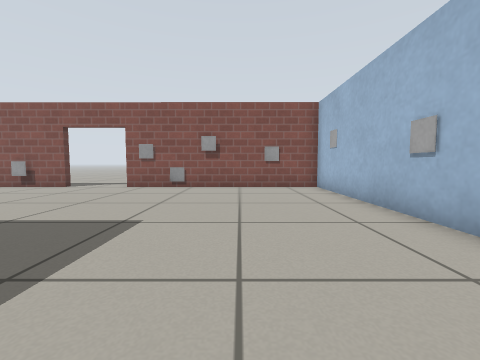
[1] (above)

24 first-person views from a walk through a world built for the Gazebo simulator. The camera is 0.5 m above the floor, tilts 4° down and sees 90° across. The floor is counted in squares, 0.5 m on a side. Each view is taken from the middle of a square. On the plan, view 1 faces up. The plan holds only what a view shows up to about 10 squares ahead; the rest is blank. Simple patterns stand in for the simulator's built-in surfaces. Surface patterns are stand-ins for the level's own textures.

[2]
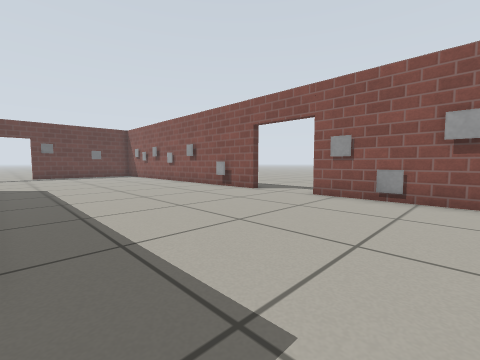

[3]
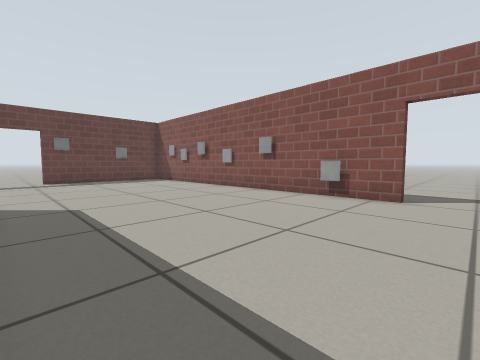

[4]
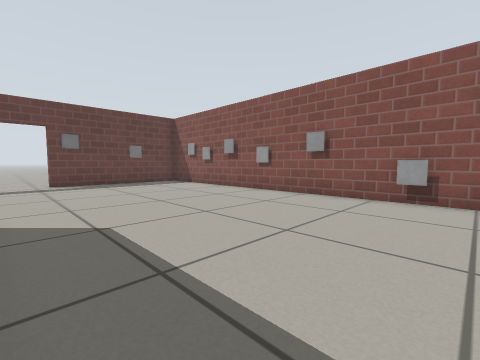

[5]
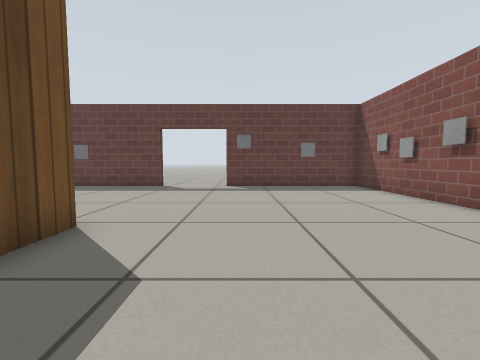

[6]
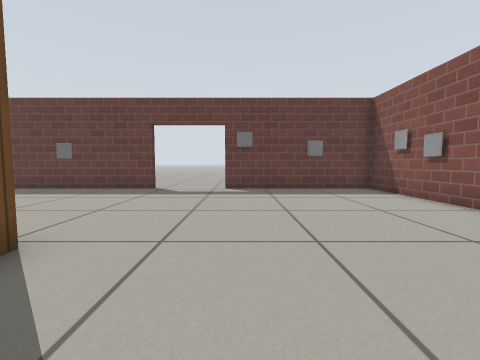

[7]
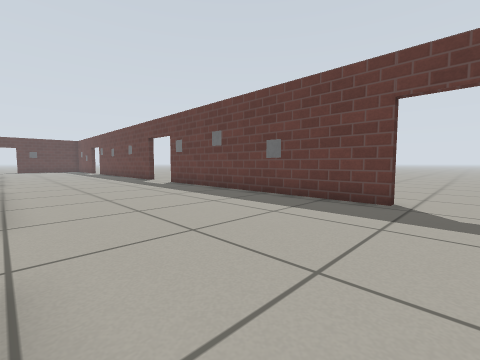

[8]
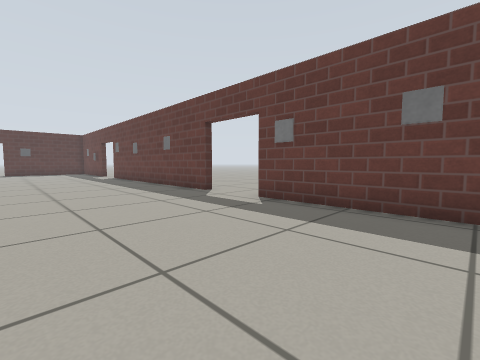

[9]
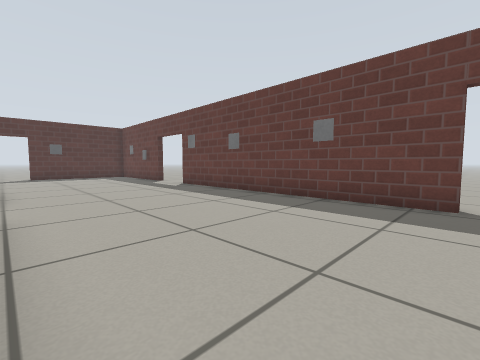

[10]
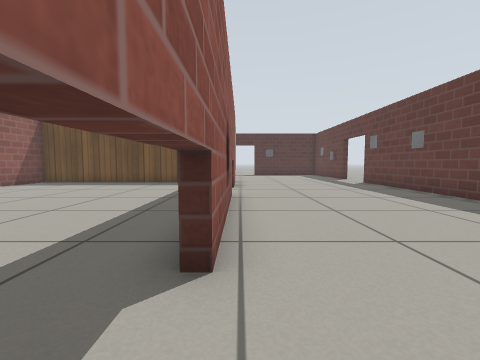

[11]
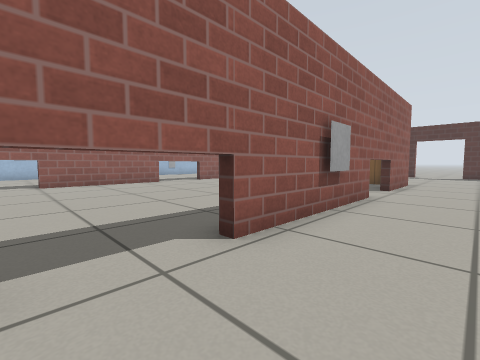

[12]
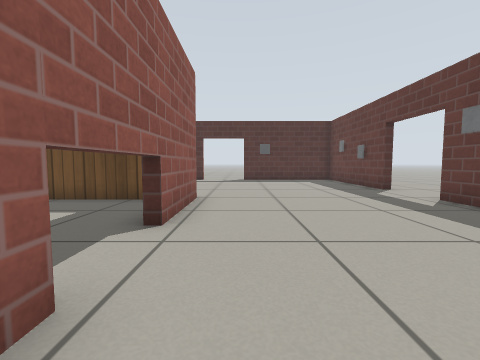

[13]
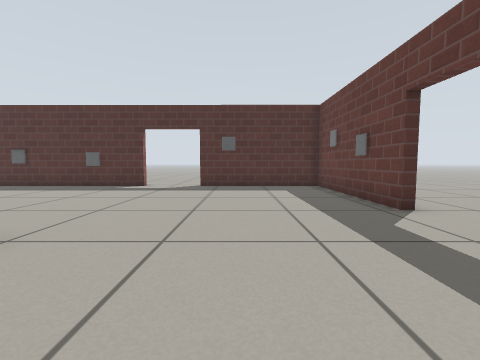

[14]
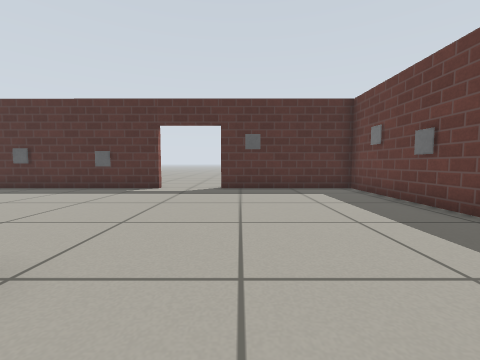

[15]
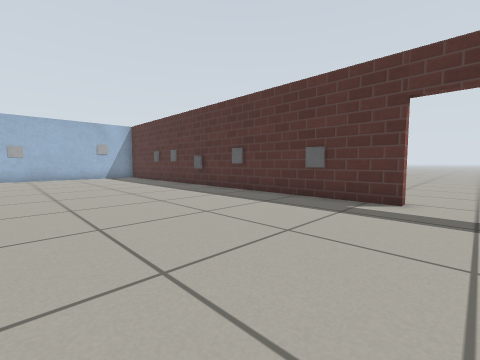

[16]
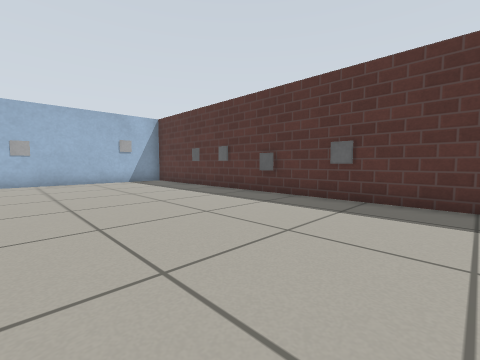

[17]
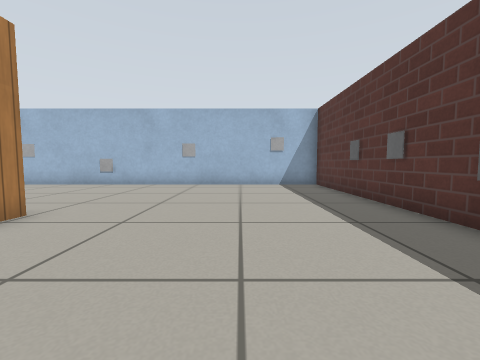

[18]
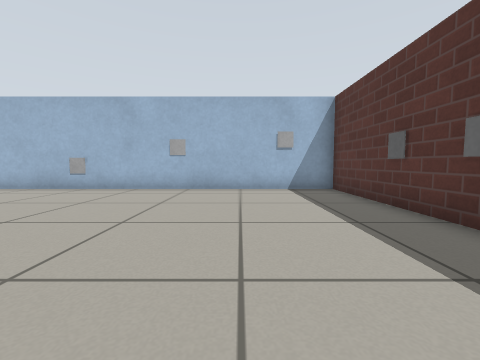

[19]
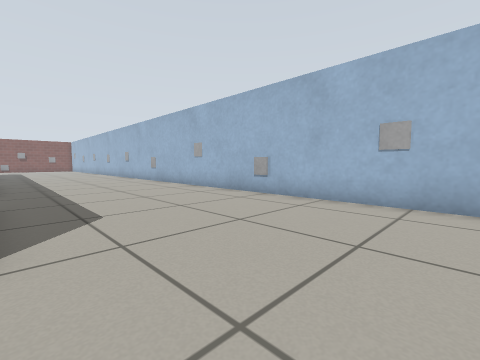

[20]
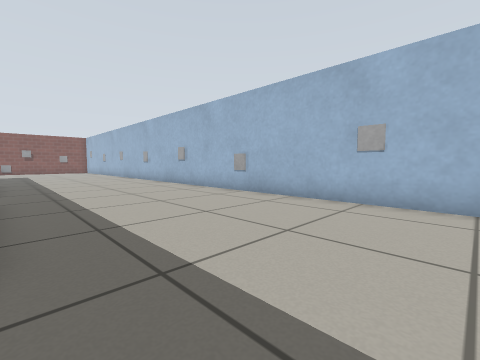

[21]
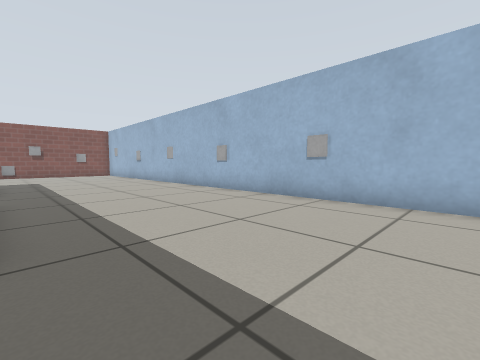

[22]
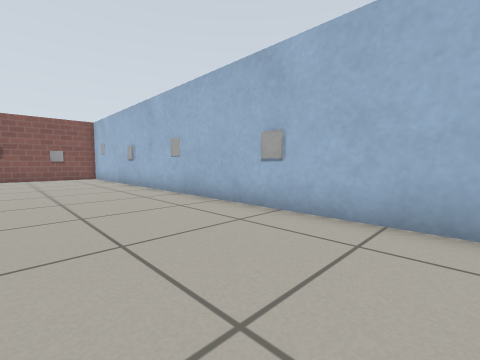

[23]
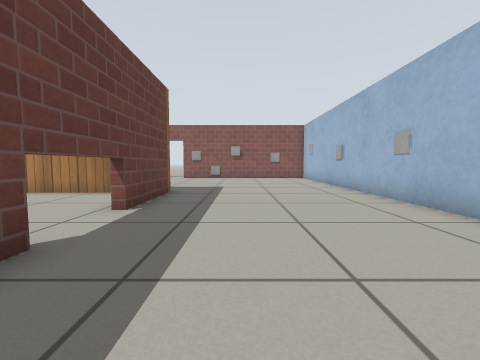

[24]
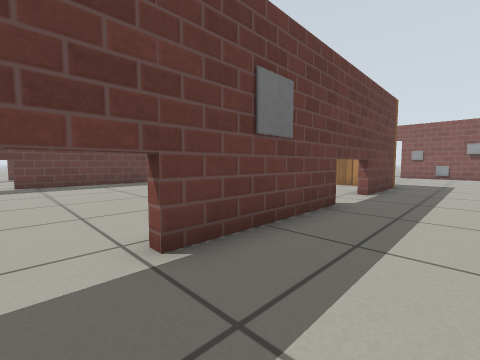

### Floor plan
Key: @ floor where view 1 was taken; # wall or solid block; . floor; D open door; B grey box; T thing the floor can be seen under or through; M marker; O other object.
Columns run from 21 left of view 1 to 4 right of it. Each row starts with its distance up from view 1.
 10 ####BB######B#DDDBB######
  9 #.......................##
  8 #B......................O#
  7 #........................#
  6 #........................#
  5 #B.......................#
  4 DD......................B#
  3 DD.......................#
  2 DD......#     ####.......#
  1 #.......      ...T.......#
  0 #.......      ...T...@..B#
 -1 #.......       ..T.......#
 -2 #B......        .T.......#
 -3 #.......         T.......#
 -4 #......          T......B#
 -5 #B......  ..     T.......#
 -6 #....... ......  TB......#
 -7 #.......#........T.......#
 -8 #B......#........T......B#
 -9 DD......#........T.......#
-10 DD......#........#.......#
-11 DD......#........#.......#
-12 #.......#........ ......B#
-13 #.......#.......  .......#
-14 #B.....B#......   .......#
-15 #.......#.....    .......#
-16 #.......#......   ......B#
-17 #.......#.......  .......#
-18 #B......#........ .......#
-19 #.......#........ .......#
-20 #.......#..       ......B#
-21 #B......#...      .......#
-22 DD...... ###     #.......#
-23 DD.......................#
-24 D.......................B#
-25 #........................#
-26 #B.......................#
-27 #........................#
-28 #M......................B#
-29 #...............B........#
-30 ######DDD#B###B####BBB  ##

Positions as (right, up) in squares from view 1, and headings:
1: (0, 0), facing up
2: (-1, 3), facing up-left
3: (-6, 3), facing up-left
4: (-8, 3), facing up-left
5: (-10, 5), facing left
6: (-11, 5), facing left
7: (-14, 3), facing down-left
8: (-15, -4), facing down-left
9: (-14, -11), facing down-left
10: (-14, -9), facing down
11: (-16, -9), facing down-right
12: (-15, -15), facing down
13: (-17, -19), facing down
14: (-16, -20), facing down
15: (-14, -23), facing down-right
16: (-10, -23), facing down-right
17: (-8, -26), facing right
18: (-6, -26), facing right
19: (-3, -25), facing up-right
20: (-3, -18), facing up-right
21: (-3, -11), facing up-right
22: (-1, -7), facing up-right
23: (-1, -6), facing up
24: (-1, -9), facing up-left
